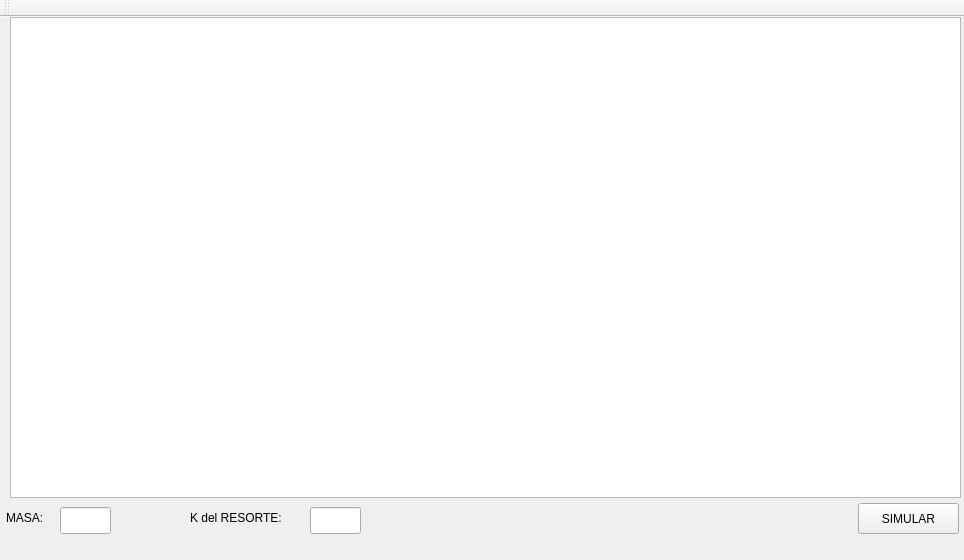
<?xml version="1.0" encoding="UTF-8"?>
<ui version="4.0">
 <class>MainWindow</class>
 <widget class="QMainWindow" name="MainWindow">
  <property name="geometry">
   <rect>
    <x>0</x>
    <y>0</y>
    <width>964</width>
    <height>560</height>
   </rect>
  </property>
  <property name="windowTitle">
   <string>MainWindow</string>
  </property>
  <widget class="QWidget" name="centralWidget">
   <widget class="QPushButton" name="pushButton">
    <property name="geometry">
     <rect>
      <x>858</x>
      <y>486</y>
      <width>101</width>
      <height>31</height>
     </rect>
    </property>
    <property name="text">
     <string>SIMULAR</string>
    </property>
   </widget>
   <widget class="QGraphicsView" name="graphicsView">
    <property name="geometry">
     <rect>
      <x>10</x>
      <y>0</y>
      <width>951</width>
      <height>481</height>
     </rect>
    </property>
    <property name="cursor" stdset="0">
     <cursorShape>ArrowCursor</cursorShape>
    </property>
    <property name="mouseTracking">
     <bool>true</bool>
    </property>
    <property name="midLineWidth">
     <number>0</number>
    </property>
    <property name="verticalScrollBarPolicy">
     <enum>Qt::ScrollBarAlwaysOff</enum>
    </property>
    <property name="horizontalScrollBarPolicy">
     <enum>Qt::ScrollBarAlwaysOff</enum>
    </property>
    <property name="sizeAdjustPolicy">
     <enum>QAbstractScrollArea::AdjustToContentsOnFirstShow</enum>
    </property>
   </widget>
   <widget class="QLabel" name="lmasa">
    <property name="geometry">
     <rect>
      <x>6</x>
      <y>490</y>
      <width>51</width>
      <height>21</height>
     </rect>
    </property>
    <property name="text">
     <string>MASA:</string>
    </property>
   </widget>
   <widget class="QLabel" name="lresor">
    <property name="geometry">
     <rect>
      <x>190</x>
      <y>490</y>
      <width>121</width>
      <height>21</height>
     </rect>
    </property>
    <property name="text">
     <string>K del RESORTE:</string>
    </property>
   </widget>
   <widget class="QLineEdit" name="masa">
    <property name="geometry">
     <rect>
      <x>60</x>
      <y>490</y>
      <width>51</width>
      <height>27</height>
     </rect>
    </property>
   </widget>
   <widget class="QLineEdit" name="resor">
    <property name="geometry">
     <rect>
      <x>310</x>
      <y>490</y>
      <width>51</width>
      <height>27</height>
     </rect>
    </property>
   </widget>
  </widget>
  <widget class="QMenuBar" name="menuBar">
   <property name="geometry">
    <rect>
     <x>0</x>
     <y>0</y>
     <width>964</width>
     <height>25</height>
    </rect>
   </property>
  </widget>
  <widget class="QToolBar" name="mainToolBar">
   <attribute name="toolBarArea">
    <enum>TopToolBarArea</enum>
   </attribute>
   <attribute name="toolBarBreak">
    <bool>false</bool>
   </attribute>
  </widget>
 </widget>
 <layoutdefault spacing="6" margin="11"/>
 <resources/>
 <connections/>
</ui>
